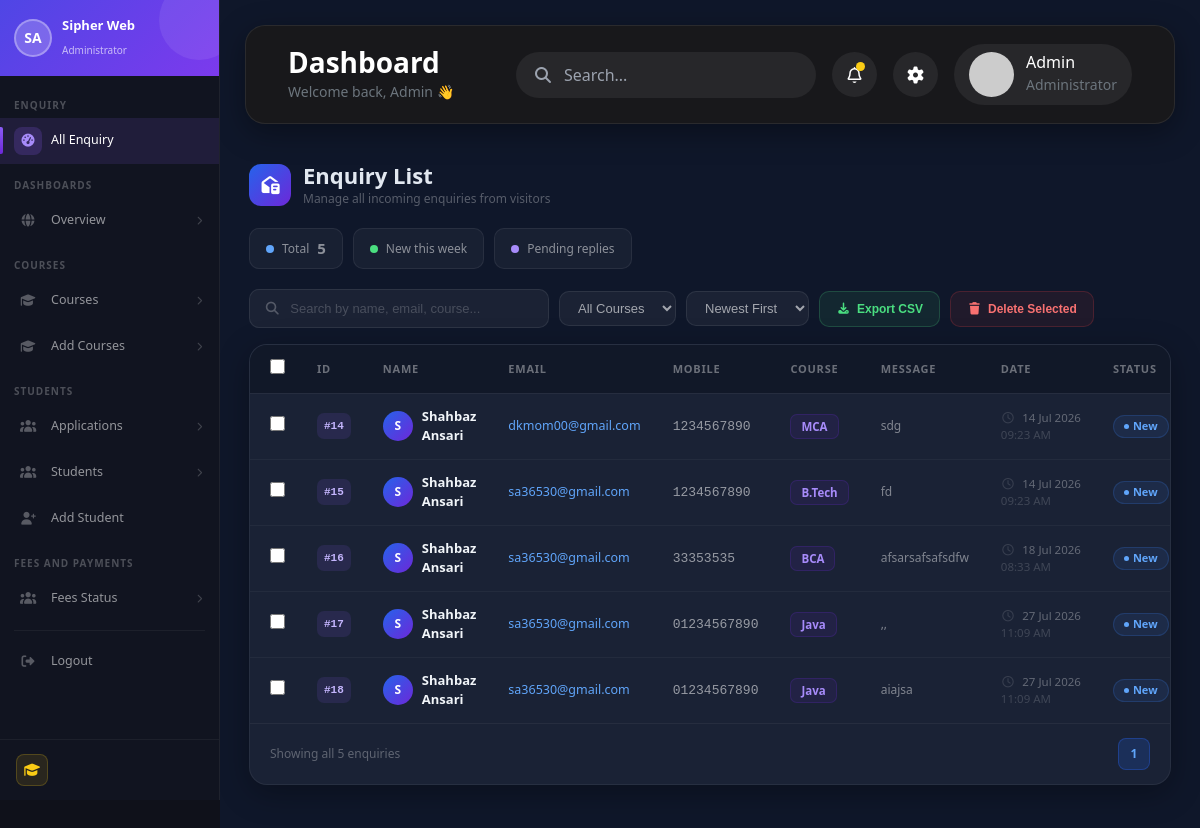
/all_enquiry/, run on the app's committed database.
### admissionapp/models.py (models this page shows, shortened)
class Enquiry(models.Model):
    name=models.CharField(max_length=100)
    email=models.EmailField(max_length=100)
    mobile=models.CharField(max_length=10)
    course=models.CharField(max_length=50)
    message=models.CharField(max_length=100)
    created_at=models.DateTimeField(auto_now_add=True)

### admissionapp/views.py (the view)
# urls.py: path('all_enquiry/',views.all_enquiry,name='all_enquiry'),
def all_enquiry(request):
    enquiries = Enquiry.objects.all()
    return render(request, 'all_enquiry.html', {
        'enquiries': enquiries
    })

### admissionapp/templates/all_enquiry.html (shortened to what this page needs)
{% extends 'admin_layout.html' %}
{% block content %}
<div class="enq-page">
  <div class="enq-header">
    <div class="enq-title">
      <div class="enq-title-ico">
        <i class="fa-solid fa-envelope-open-text"></i>
      </div>
      <div>
        <h2>Enquiry List</h2>
        <p>Manage all incoming enquiries from visitors</p>
      </div>
    </div>
  </div>
  <div class="stat-chips">
    <div class="chip">
      <span class="chip-dot" style="background:#60a5fa"></span>
      Total <strong>{{ enquiries|length }}</strong>
    </div>
    <div class="chip">
      <span class="chip-dot" style="background:#4ade80"></span>
      New this week
    </div>
    <div class="chip">
      <span class="chip-dot" style="background:#a78bfa"></span>
      Pending replies
    </div>
  </div>
  <div class="enq-toolbar">
    <div class="search-wrap">
      <i class="fa-solid fa-search"></i>
      <input type="text" id="searchInput" placeholder="Search by name, email, course...">
    </div>
    <select class="filter-select" id="courseFilter">
      <option value="">All Courses</option>
    </select>
    <select class="filter-select" id="sortFilter">
      <option value="newest">Newest First</option>
    </select>
    <button class="btn-tool btn-export" onclick="exportCSV()">
      <i class="fa-solid fa-download"></i> Export CSV
    </button>
    <button class="btn-tool btn-del-all" onclick="deleteSelected()">
      <i class="fa-solid fa-trash"></i> Delete Selected
    </button>
  </div>
  <div class="enq-card">
    <div class="enq-scroll">
      <table class="enq-table" id="enqTable">
        <thead>
          <tr>
            <th><input type="checkbox" class="row-check" id="checkAll"></th>
            <th>ID</th>
            <th>Name</th>
            <th>Email</th>
            <th>Mobile</th>
            <th>Course</th>
            <th>Message</th>
            <th>Date</th>
            <th>Status</th>
          </tr>
        </thead>
        <tbody id="enqBody">
          {% for enquiry in enquiries %}
          <tr data-name="{{ enquiry.name|lower }}"
              data-email="{{ enquiry.email|lower }}"
              data-course="{{ enquiry.course|lower }}"
              data-id="{{ enquiry.id }}">
            <td><input type="checkbox" class="row-check row-cb" value="{{ enquiry.id }}"></td>
            <td><span class="td-id">#{{ enquiry.id }}</span></td>
            <td>
              <div class="td-name">
                <div class="name-av">{{ enquiry.name|first|upper }}</div>
                <span class="name-txt">{{ enquiry.name }}</span>
              </div>
            </td>
            <td class="td-email">{{ enquiry.email }}</td>
            <td class="td-mobile">{{ enquiry.mobile }}</td>
            <td><span class="td-course">{{ enquiry.course }}</span></td>
            <td class="td-msg" title="{{ enquiry.message }}">
              {{ enquiry.message }}
            </td>
            <td class="td-date">
              <i class="fa-regular fa-clock" style="margin-right:4px;opacity:.4"></i>
              {{ enquiry.created_at|date:"d M Y" }}<br>
              <span style="opacity:.5">{{ enquiry.created_at|date:"h:i A" }}</span>
            </td>
            <td>
              <span class="status-new"><span class="sdot"></span>New</span>
            </td>
          </tr>
          {% endfor %}
        </tbody>
      </table>
    </div>
    <div class="enq-pagination">
      <span class="page-info" id="pageInfo">Showing all {{ enquiries|length }} enquiries</span>
      <div class="page-btns">
        <div class="page-btn active">1</div>
      </div>
    </div>
  </div>
</div>
{% endblock %}

### admissionapp/templates/admin_layout.html (style rules this page uses)
body { background:#0f111a; }

### data on the page
Enquiry: id "14", name|first "S", name "Shahbaz Ansari", email "dkmom00@gmail.com", mobile "1234567890", course "MCA", message "sdg", created_at "14 Jul 2026", created_at "09:23 AM"
Enquiry: id "15", name|first "S", name "Shahbaz Ansari", email "sa36530@gmail.com", mobile "1234567890", course "B.Tech", message "fd", created_at "14 Jul 2026", created_at "09:23 AM"
Enquiry: id "16", name|first "S", name "Shahbaz Ansari", email "sa36530@gmail.com", mobile "33353535", course "BCA", message "afsarsafsafsdfw", created_at "18 Jul 2026", created_at "08:33 AM"
Enquiry: id "17", name|first "S", name "Shahbaz Ansari", email "sa36530@gmail.com", mobile "01234567890", course "Java", message ",,", created_at "27 Jul 2026", created_at "11:09 AM"
Enquiry: id "18", name|first "S", name "Shahbaz Ansari", email "sa36530@gmail.com", mobile "01234567890", course "Java", message "aiajsa", created_at "27 Jul 2026", created_at "11:09 AM"

### other printed values
{{ enquiries|length }} "5"
